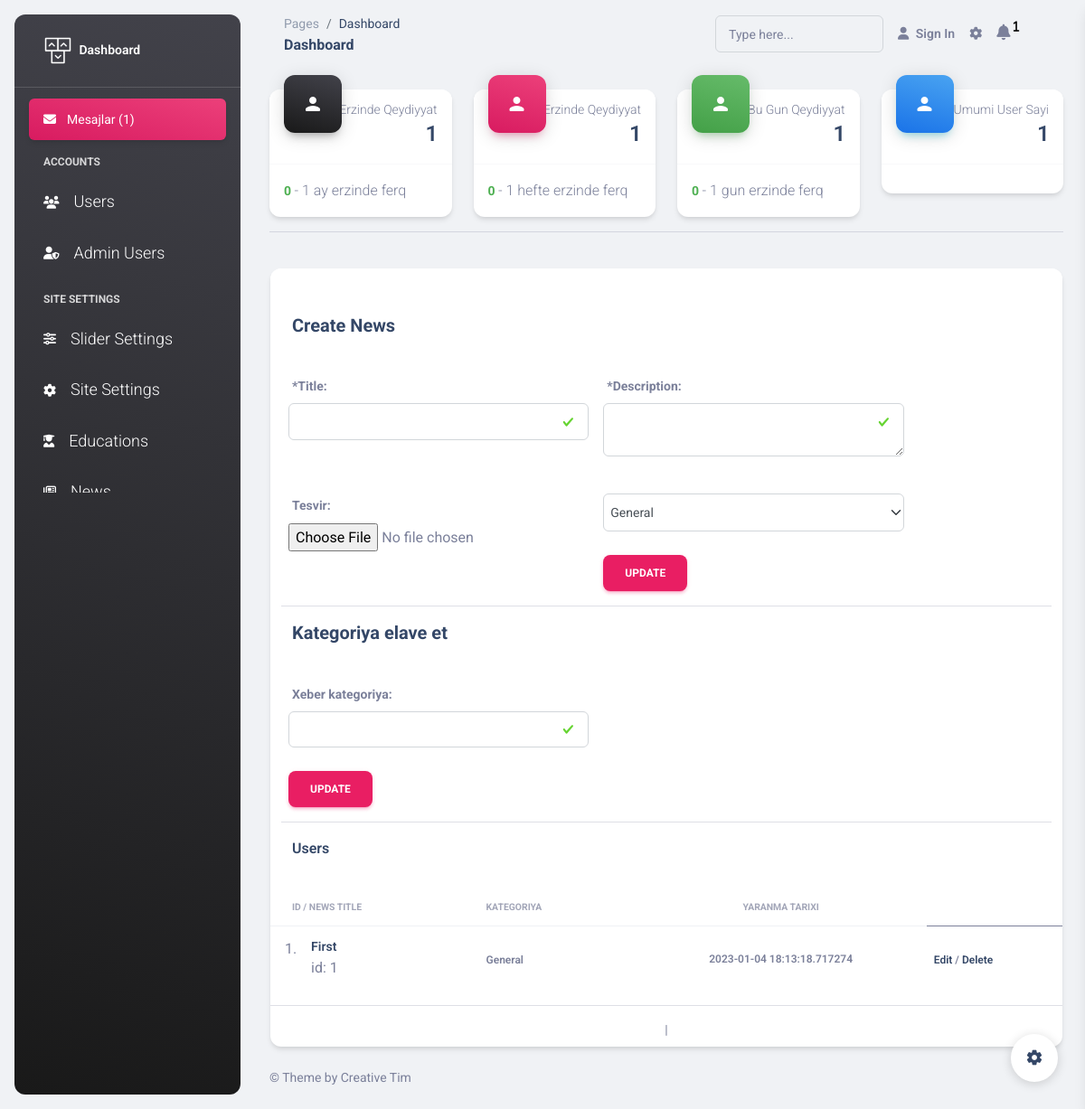
Page /admin/news on the committed database.
### models.py (models this page shows)
class SiteNews(Base):
    __tablename__ = 'sitenews'
    id = Column(Integer, primary_key=True)
    news_title = Column(String, nullable=True)
    news_image = Column(String, nullable=True)
    description = Column(Text, nullable=True)
    news_active = Column(Boolean, default=True)
    views = Column(Integer, default=0)
    select_category_id = Column(Integer, ForeignKey("newscategory.id"), default=1)
    select_category = relationship("NewsCategory", back_populates="category")
    created_at = Column(String, default=datetime.now())
    updated_at = Column(DateTime, onupdate=datetime.now())

class NewsCategory(Base):
    __tablename__ = 'newscategory'
    id = Column(Integer, primary_key=True)
    name = Column(String, nullable=False, unique=True)
    category = relationship("SiteNews", back_populates="select_category")

### sections/news.py (the view)
@news_panel.get("/news")
def news(request: Request, db:Session = Depends(database.get_db), page: int = 1, page_size: int = 10):
    unread = db.query(models.AdminMessages).filter_by(readed=0).all()
    users = db.query(models.User).all()
    data = db.query(models.SiteNews).all()
    news_category = db.query(models.NewsCategory).all()
    data_length = len(data)
    response = paginate.paginate(data=data, data_length=data_length,page=page, page_size=page_size)
    counts = admin.return_count()
    messages_time = time_calculate.messages_time()
    return templates.TemplateResponse("dashboard/news.html",{"request":request, "response":response, "news_category":news_category,
                                        "counts":counts, "unread":unread, "count":len(users), "messages_time": messages_time})

### templates/dashboard/news.html (shortened to what this page needs)
{% include 'dashboard/header.html' %}
      {% include 'dashboard/left_sidebar.html' %}
  <main class="main-content position-relative max-height-vh-100 h-100 border-radius-lg ">
      {% include 'dashboard/navbar.html' %}
    <div class="container-fluid py-4">
      {% include 'dashboard/cards.html' %}
      <hr class>
        </div>
        <div class="row">
            <div class="col-lg-12 col-md-8 mb-md-0 mb-5">
              <div class="card" style="margin: 0 25px">
                <div class="card-header pb-0">
                  {% include 'flash.html' %}<br/>
                  <div class="row">
                      <h5><b>Create News</b></h5>
                      {% if news_category %}
                      <form class="row g-3" method ="POST" enctype="multipart/form-data">
                      <div class="col-md-5">
                        <label for="name" class="form-label"><b>*Title:</b></label>
                        <input type="text" class="form-control is-valid" name="news_title" value="" required><br/>
                        </div>
                        <div class="col-md-5">
                        <label for="name" class="form-label"><b>*Description:</b></label>
                        <textarea class="form-control is-valid" name="description" value="" required></textarea><br/>
                        </div>
                        <div class="col-md-5">
                          <label for="file" class="form-label"><b>Tesvir:</b><br/></label>
                          <input type="file" name="file">
                        </div>
                        <div class="col-md-5">
                        <select class="form-select" name="select_category_id">
                          {% for i in news_category %}
                            <option value="{{ i.id }}">&nbsp;&nbsp;{{ i.name }}</option>
                          {% endfor %}
                        </select>
                        <button class="btn btn-primary" type="submit">Update</button>
                      </div>
                      </form>
                    {% else %}
                    <b>Kategoriya yoxdur. Ilk once Kategoriya elave edin...</b><br/>
                    <br/>
                    {% endif %}
                    <hr>
            <h5><b>Kategoriya elave et</b></h5>
            <form class="row g-3" method="POST">
              <div class="col-md-5">
                <label for="text" class="form-label"><b>Xeber kategoriya:</b><br/></label>
                <input type="text" class="form-control is-valid" name="category_name">
                <button class="btn btn-primary" type="submit">Update</button>
              </div>
            </form>
            <hr>
            <div class="col-lg-6 col-7">
            <h6>Users</h6>
            </div>
                  </div>
                </div>
                <div class="card-body px-0 pb-2">
                  <div class="table-responsive">
                    <table class="table align-items-center mb-0">
                      <thead>
                        <tr>
                          <th class="text-uppercase text-secondary text-xxs font-weight-bolder opacity-7">ID / News title</th>
                          <th class="text-uppercase text-secondary text-xxs font-weight-bolder opacity-7 ps-2">Kategoriya</th>
                          <th class="text-center text-uppercase text-secondary text-xxs font-weight-bolder opacity-7">Yaranma tarixi</th>
                        </tr>
                      </thead>
                      <tbody>
                        {% for x in response.data %}
                        <tr>
                          <td>
                            <div class="d-flex px-2 py-1">
                              <div>
                                {{ loop.index }}.&nbsp;&nbsp;&nbsp;&nbsp;</div>
                              <div class="d-flex flex-column justify-content-center">
                                <h6 class="mb-0 text-sm">{{ x.news_title }}</h6> id: {{ x.id }}
                              </div>
                            </div>
                          </td>
                          <td>
                            {% for i in news_category %}
                                {% if i.id == x.select_category_id %}
                                    <span class="text-xs font-weight-bold">{{ i.name }}</span>
                                {% endif %}
                            {% endfor %}
                          </td>
                          <td class="align-middle text-center text-sm">
                            <span class="text-xs font-weight-bold">{{x.created_at}}</span>
                          </td>
                          <td class="align-center">
                                  <span class="text-xs font-weight-bold"><a href="/admin/news/{{ x.id }}">Edit</a> / <a href="/admin/news/{{ x.id }}/delete">Delete</a></span>
                          </td>
                        </tr>
                        {% endfor %}
                      </tbody>
                    </table>
                    <hr>
                    <div class="align-middle text-center text-sm">{{ response.data_length }}
                                                                   |
                    <br/>
                  </div>
                </div>
              </div>
            </div>
          </div>
      {% include 'dashboard/footer.html' %}

### rows in the picture
SiteNews: news_title "First", id "1", created_at "2023-01-04 18:13:18.717274"
NewsCategory: name "General"

### other values in the picture
{{ unread | length }} "1"
{{ counts["users_month_count"] }} "1"
{{ counts.difference_month }} "0"
{{ counts.users_week_count }} "1"
{{ counts.difference_week }} "0"
{{ counts.users_one_day_count }} "1"
{{ counts.difference_one_day }} "0"
{{ count }} "1"
